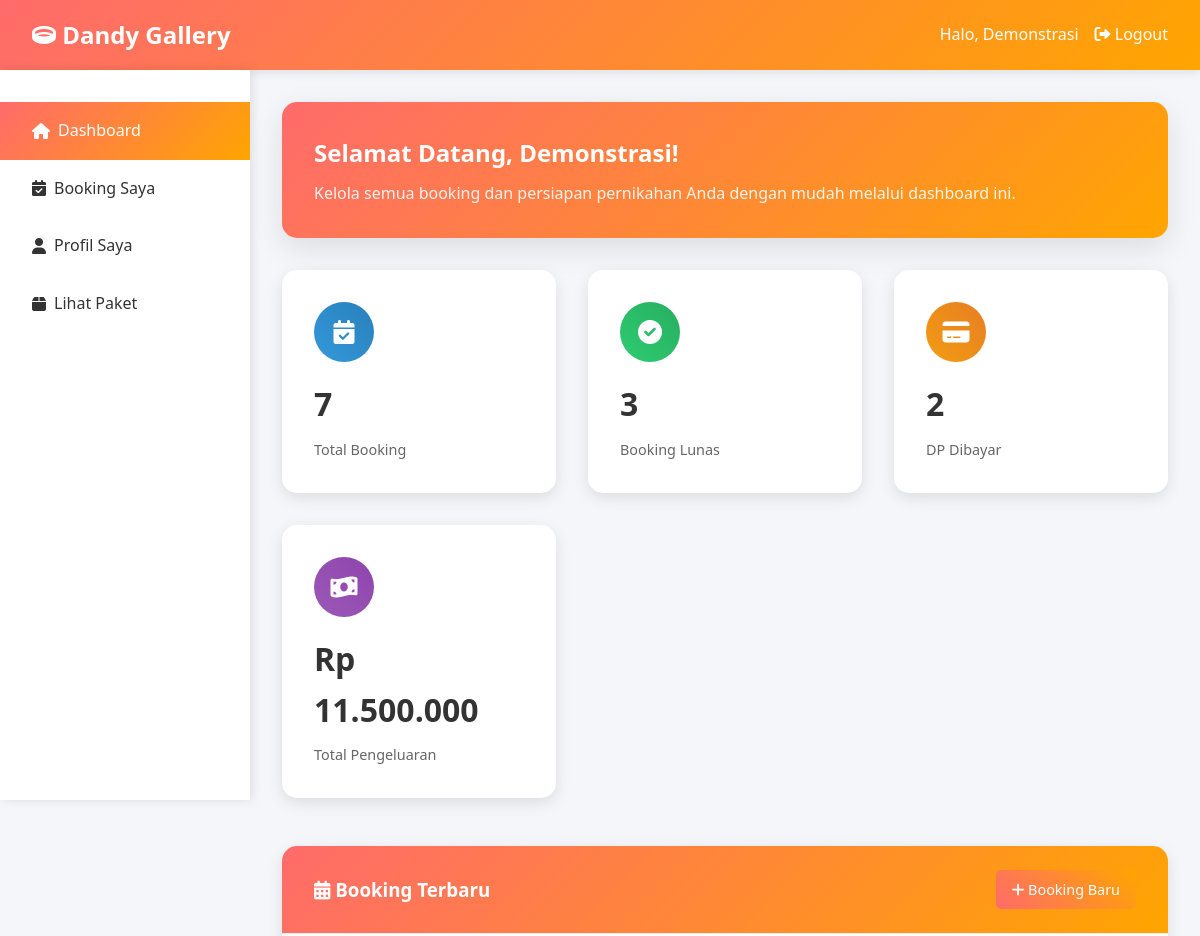
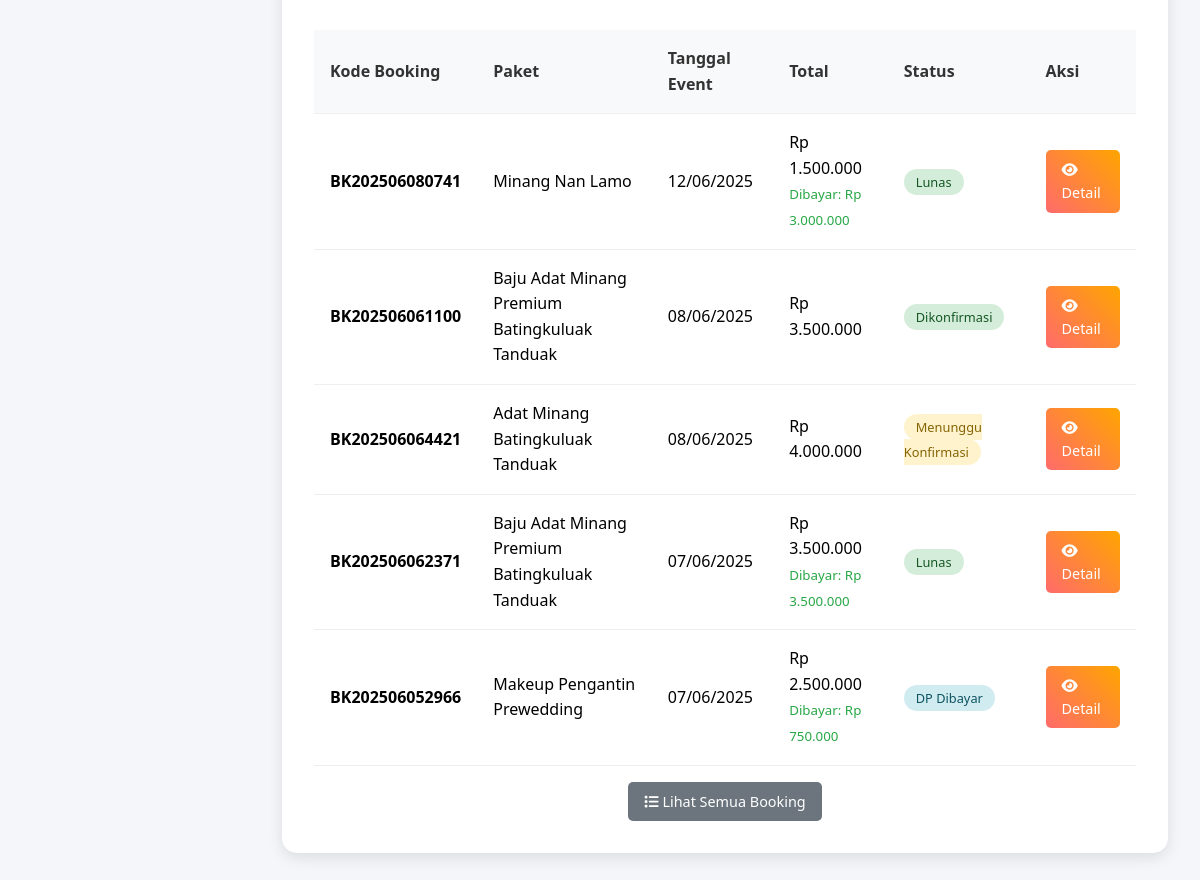
The page /customer/dashboard.php (signed in) on the database its author committed (2 pictures, top to bottom).
### tables this page shows
CREATE TABLE `bookings` (
  `id` int NOT NULL,
  `booking_code` varchar(20) NOT NULL,
  `user_id` int NOT NULL,
  `package_id` int NOT NULL,
  `service_type` varchar(50) NOT NULL,
  `booking_date` date NOT NULL,
  `usage_date` date NOT NULL,
  `venue_address` text,
  `special_request` text COMMENT 'Semua permintaan khusus termasuk ukuran dress, warna, style makeup, dll',
  `total_amount` decimal(12,2) NOT NULL,
  `down_payment` decimal(12,2) DEFAULT '0.00',
  `remaining_payment` decimal(12,2) DEFAULT '0.00',
  `status` enum('pending','confirmed','paid','in_progress','completed','cancelled') DEFAULT 'pending',
  `notes` text,
  `created_at` timestamp NULL DEFAULT CURRENT_TIMESTAMP,
  `updated_at` timestamp NULL DEFAULT CURRENT_TIMESTAMP ON UPDATE CURRENT_TIMESTAMP
);

CREATE TABLE `packages` (
  `id` int NOT NULL,
  `service_type` varchar(50) NOT NULL,
  `name` varchar(150) NOT NULL,
  `description` text,
  `price` decimal(12,2) NOT NULL,
  `image` varchar(255) DEFAULT NULL,
  `includes` text,
  `size_available` varchar(255) DEFAULT NULL,
  `color_available` varchar(255) DEFAULT NULL,
  `is_active` tinyint(1) DEFAULT '1',
  `created_at` timestamp NULL DEFAULT CURRENT_TIMESTAMP,
  `updated_at` timestamp NULL DEFAULT CURRENT_TIMESTAMP ON UPDATE CURRENT_TIMESTAMP
);

### config/database.php (called while the page is built, shortened)
<?php
function formatRupiah($angka)
{
    return "Rp " . number_format($angka, 0, ',', '.');
}

### customer/dashboard.php (the view, shortened to what this page needs)
<?php
require_once '../config/database.php';
$db = getDB();
$stmt = $db->prepare("SELECT b.*,
                     p.name as package_name, p.price as package_price,
                     COALESCE(SUM(pay.amount), 0) as total_paid
                     FROM bookings b
                     JOIN packages p ON b.package_id = p.id
                     LEFT JOIN payments pay ON b.id = pay.booking_id AND pay.status = 'verified'
                     WHERE b.user_id = ?
                     GROUP BY b.id
                     ORDER BY b.created_at DESC");
$stmt->execute([$_SESSION['user_id']]);
$bookings = $stmt->fetchAll(PDO::FETCH_ASSOC);
$stats = [];
$stats['total_bookings'] = count($bookings);
$stats['completed_bookings'] = count(array_filter($bookings, function ($b) {
    return $b['status'] === 'completed';
}));
$stats['pending_bookings'] = count(array_filter($bookings, function ($b) {
    return $b['status'] === 'pending';
}));
$stats['total_spent'] = array_sum(array_column($bookings, 'total_paid'));
$stats['dp_paid_bookings'] = count(array_filter($bookings, function ($b) {
    return $b['total_paid'] >= $b['down_payment'] && $b['total_paid'] < $b['total_amount'];
}));
$stats['fully_paid_bookings'] = count(array_filter($bookings, function ($b) {
    return $b['total_paid'] >= $b['total_amount'];
}));
function getDashboardStatus($booking)
{
    if ($booking['total_paid'] >= $booking['total_amount']) {
        return 'Lunas';
    } elseif ($booking['total_paid'] >= $booking['down_payment']) {
        return 'DP Dibayar';
    } else {
        $status_map = [
            'pending' => 'Menunggu Konfirmasi',
            'confirmed' => 'Dikonfirmasi',
            'paid' => 'Dibayar (DP)',
            'completed' => 'Selesai',
            'cancelled' => 'Dibatalkan'
        ];
        return $status_map[$booking['status']] ?? ucfirst($booking['status']);
    }
}
?>
<!DOCTYPE html>
<html lang="id">
<head>
    <link href="https://cdnjs.cloudflare.com/ajax/libs/font-awesome/6.0.0/css/all.min.css" rel="stylesheet">
</head>
<body>
    <header class="header">
        <div class="header-container">
            <div class="logo">
                <i class="fas fa-ring"></i> Dandy Gallery
            </div>
            <div class="user-info">
                <span>Halo, <?php echo htmlspecialchars($_SESSION['full_name']); ?></span>
                <a href="../logout.php" style="color: white; text-decoration: none;">
                    <i class="fas fa-sign-out-alt"></i> Logout
                </a>
            </div>
        </div>
    </header>
    <nav class="sidebar">
        <ul>
            <li><a href="dashboard.php" class="active"><i class="fas fa-home"></i> Dashboard</a></li>
            <li><a href="bookings.php"><i class="fas fa-calendar-check"></i> Booking Saya</a></li>
            <li><a href="profile.php"><i class="fas fa-user"></i> Profil Saya</a></li>
            <li><a href="../packages.php"><i class="fas fa-box"></i> Lihat Paket</a></li>
        </ul>
    </nav>
    <main class="main-content">
        <div class="welcome-card">
            <h2>Selamat Datang, <?php echo htmlspecialchars($_SESSION['full_name']); ?>!</h2>
            <p>Kelola semua booking dan persiapan pernikahan Anda dengan mudah melalui dashboard ini.</p>
        </div>
        <div class="stats-grid">
            <div class="stat-card">
                <div class="stat-icon bookings">
                    <i class="fas fa-calendar-check"></i>
                </div>
                <div class="stat-number"><?php echo $stats['total_bookings']; ?></div>
                <div class="stat-label">Total Booking</div>
            </div>
            <div class="stat-card">
                <div class="stat-icon completed">
                    <i class="fas fa-check-circle"></i>
                </div>
                <div class="stat-number"><?php echo $stats['fully_paid_bookings']; ?></div>
                <div class="stat-label">Booking Lunas</div>
            </div>
            <div class="stat-card">
                <div class="stat-icon pending">
                    <i class="fas fa-credit-card"></i>
                </div>
                <div class="stat-number"><?php echo $stats['dp_paid_bookings']; ?></div>
                <div class="stat-label">DP Dibayar</div>
            </div>
            <div class="stat-card">
                <div class="stat-icon spent">
                    <i class="fas fa-money-bill-wave"></i>
                </div>
                <div class="stat-number"><?php echo formatRupiah($stats['total_spent']); ?></div>
                <div class="stat-label">Total Pengeluaran</div>
            </div>
        </div>
        <div class="card">
            <div class="card-header">
                <h3><i class="fas fa-calendar-alt"></i> Booking Terbaru</h3>
                <a href="booking_new.php" class="btn">
                    <i class="fas fa-plus"></i> Booking Baru
                </a>
            </div>
            <div class="card-body">
                <?php if (empty($bookings)): ?>
                    <div class="empty-state">
                        <i class="fas fa-calendar-times"></i>
                        <h3>Belum Ada Booking</h3>
                        <p>Anda belum memiliki booking apapun. Mulai booking paket impian Anda sekarang!</p>
                        <a href="booking_new.php" class="btn" style="margin-top: 1rem;">
                            <i class="fas fa-plus"></i> Buat Booking Pertama
                        </a>
                    </div>
                <?php else: ?>
                    <table class="table">
                        <thead>
                            <tr>
                                <th>Kode Booking</th>
                                <th>Paket</th>
                                <th>Tanggal Event</th>
                                <th>Total</th>
                                <th>Status</th>
                                <th>Aksi</th>
                            </tr>
                        </thead>
                        <tbody>
                            <?php foreach (array_slice($bookings, 0, 5) as $booking): ?>
                                <tr>
                                    <td><strong><?php echo htmlspecialchars($booking['booking_code']); ?></strong></td>
                                    <td><?php echo htmlspecialchars($booking['package_name']); ?></td>
                                    <td><?php echo date('d/m/Y', strtotime($booking['usage_date'])); ?></td>
                                    <td>
                                        <?php echo formatRupiah($booking['total_amount']); ?>
                                        <?php if ($booking['total_paid'] > 0): ?>
                                            <br><small style="color: #28a745;">Dibayar:
                                                <?php echo formatRupiah($booking['total_paid']); ?></small>
                                        <?php endif; ?>
                                    </td>
                                    <td>
                                        <span
                                            class="status <?php echo getDashboardStatus($booking) === 'Lunas' ? 'completed' : ($booking['total_paid'] >= $booking['down_payment'] ? 'paid' : $booking['status']); ?>">
                                            <?php echo getDashboardStatus($booking); ?>
                                        </span>
                                    </td>
                                    <td>
                                        <a href="booking_detail.php?id=<?php echo $booking['id']; ?>" class="btn">
                                            <i class="fas fa-eye"></i> Detail
                                        </a>
                                    </td>
                                </tr>
                            <?php endforeach; ?>
                        </tbody>
                    </table>
                    <?php if (count($bookings) > 5): ?>
                        <div style="text-align: center; margin-top: 1rem;">
                            <a href="bookings.php" class="btn btn-secondary">
                                <i class="fas fa-list"></i> Lihat Semua Booking
                            </a>
                        </div>
                    <?php endif; ?>
                <?php endif; ?>
            </div>
        </div>
    </main>
</body>
</html>

### customer/dashboard.php (style rules this page uses)
* { margin: 0; padding: 0; box-sizing: border-box; }
body { font-family: 'Segoe UI', Tahoma, Geneva, Verdana, sans-serif; background: #f5f6fa; line-height: 1.6; }
.header { background: linear-gradient(135deg, #ff6b6b, #ffa500); color: white; padding: 1rem 0; box-shadow: 0 2px 10px rgba(0, 0, 0, 0.1); }
.header-container { max-width: 1200px; margin: 0 auto; display: flex; justify-content: space-between; align-items: center; padding: 0 2rem; }
.logo { font-size: 1.5rem; font-weight: bold; }
.user-info { display: flex; align-items: center; gap: 1rem; }
.sidebar { position: fixed; left: 0; top: 70px; width: 250px; height: calc(100vh - 70px); background: white; box-shadow: 2px 0 10px rgba(0, 0, 0, 0.1); padding: 2rem 0; }
.sidebar ul { list-style: none; }
.sidebar a { display: flex; align-items: center; padding: 1rem 2rem; color: #333; text-decoration: none; transition: background 0.3s; gap: 0.5rem; }
.sidebar a:hover, .sidebar a.active { background: linear-gradient(135deg, #ff6b6b, #ffa500); color: white; }
.main-content { margin-left: 250px; padding: 2rem; }
.welcome-card { background: linear-gradient(135deg, #ff6b6b, #ffa500); color: white; padding: 2rem; border-radius: 15px; margin-bottom: 2rem; box-shadow: 0 10px 30px rgba(0, 0, 0, 0.1); }
.welcome-card h2 { font-size: 1.5rem; margin-bottom: 0.5rem; }
.welcome-card p { opacity: 0.9; }
.stats-grid { display: grid; grid-template-columns: repeat(auto-fit, minmax(250px, 1fr)); gap: 2rem; margin-bottom: 3rem; }
.stat-card { background: white; padding: 2rem; border-radius: 15px; box-shadow: 0 5px 15px rgba(0, 0, 0, 0.1); transition: transform 0.3s; }
.stat-icon { width: 60px; height: 60px; border-radius: 50%; display: flex; align-items: center; justify-content: center; font-size: 1.5rem; color: white; margin-bottom: 1rem; }
.stat-icon.bookings { background: linear-gradient(45deg, #3498db, #2980b9); }
.stat-icon.completed { background: linear-gradient(45deg, #2ecc71, #27ae60); }
.stat-icon.pending { background: linear-gradient(45deg, #f39c12, #e67e22); }
.stat-icon.spent { background: linear-gradient(45deg, #9b59b6, #8e44ad); }
.stat-number { font-size: 2rem; font-weight: bold; color: #333; margin-bottom: 0.5rem; }
.stat-label { color: #666; font-size: 0.9rem; }
.card { background: white; border-radius: 15px; box-shadow: 0 5px 15px rgba(0, 0, 0, 0.1); overflow: hidden; margin-bottom: 2rem; }
.card-header { padding: 1.5rem 2rem; border-bottom: 1px solid #eee; background: linear-gradient(135deg, #ff6b6b, #ffa500); color: white; display: flex; justify-content: space-between; align-items: center; }
.card-body { padding: 2rem; }
.table { width: 100%; border-collapse: collapse; }
.table th, .table td { padding: 1rem; text-align: left; border-bottom: 1px solid #eee; }
.table th { background: #f8f9fa; font-weight: 600; color: #333; }
.status { padding: 0.25rem 0.75rem; border-radius: 20px; font-size: 0.8rem; font-weight: 500; }
.status.pending { background: #fff3cd; color: #856404; }
.status.confirmed { background: #d4edda; color: #155724; }
.status.paid { background: #d1ecf1; color: #0c5460; }
.status.completed { background: #d4edda; color: #155724; }
.btn { display: inline-block; padding: 0.5rem 1rem; background: linear-gradient(45deg, #ff6b6b, #ffa500); color: white; text-decoration: none; border-radius: 5px; font-size: 0.9rem; transition: opacity 0.3s; border: none; cursor: pointer; }
.btn-secondary { background: #6c757d; }

### rows shown on the page
bookings: user "2"
bookings: booking_code "BK202506080741", package.name "Minang Nan Lamo", usage_date "12/06/2025", total_amount "Rp 1.500.000", total_paid "Rp 3.000.000", booking "Lunas"
bookings: booking_code "BK202506061100", package.name "Baju Adat Minang Premium Batingkuluak Tanduak", usage_date "08/06/2025", total_amount "Rp 3.500.000", status "Dikonfirmasi"
bookings: booking_code "BK202506064421", package.name "Adat Minang Batingkuluak Tanduak", usage_date "08/06/2025", total_amount "Rp 4.000.000", status "Menunggu Konfirmasi"
bookings: booking_code "BK202506062371", package.name "Baju Adat Minang Premium Batingkuluak Tanduak", usage_date "07/06/2025", total_amount "Rp 3.500.000", total_paid "Rp 3.500.000", booking "Lunas"
bookings: booking_code "BK202506052966", package.name "Makeup Pengantin Prewedding", usage_date "07/06/2025", total_amount "Rp 2.500.000", total_paid "Rp 750.000", booking "DP Dibayar"

### other values the page prints
$_SESSION['full_name'] "Demonstrasi"
$stats['total_bookings'] "7"
$stats['fully_paid_bookings'] "3"
formatRupiah($stats['total_spent']) "Rp 11.500.000"
